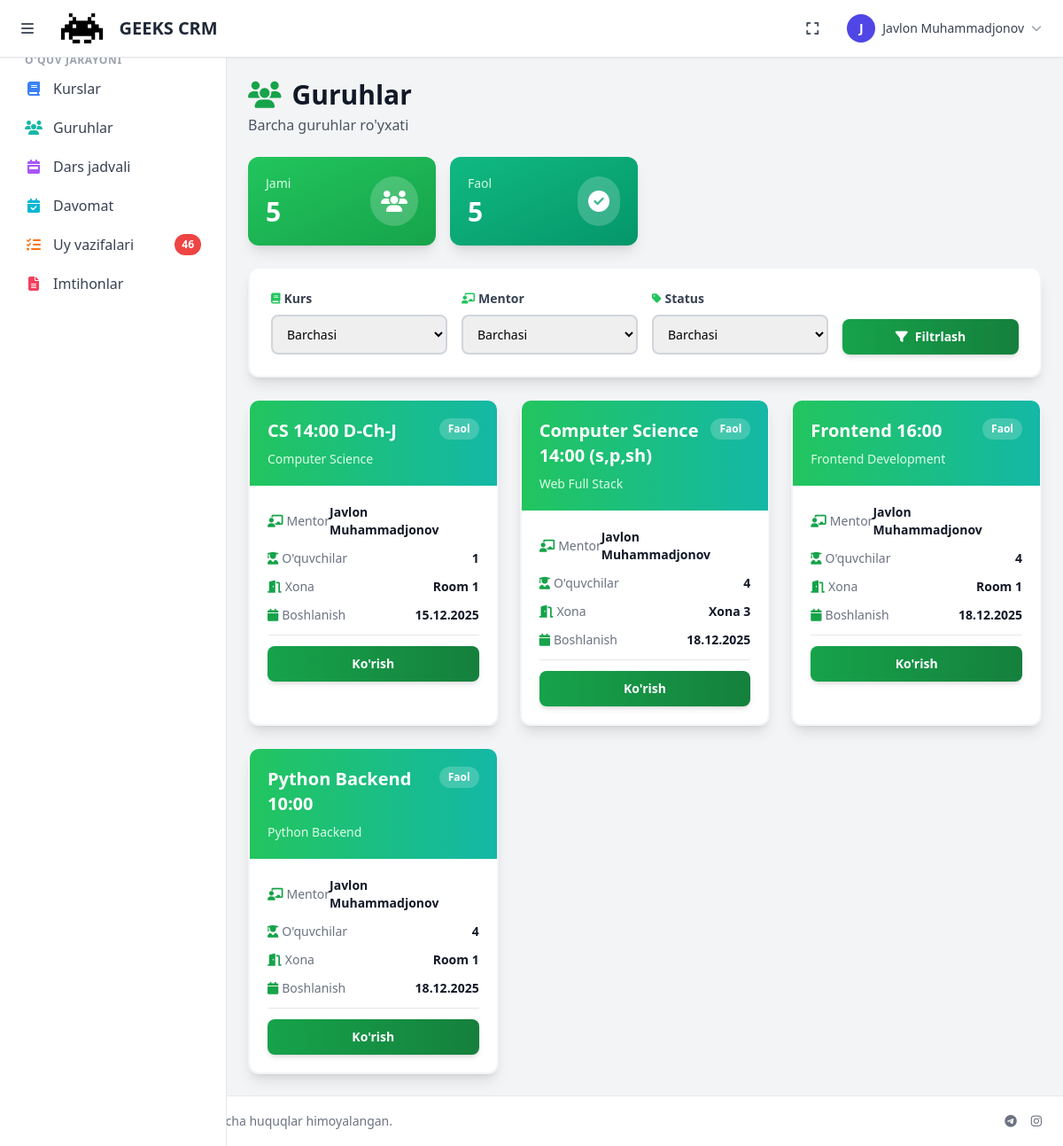
Before: /courses/groups/ (signed in) with the older database file.
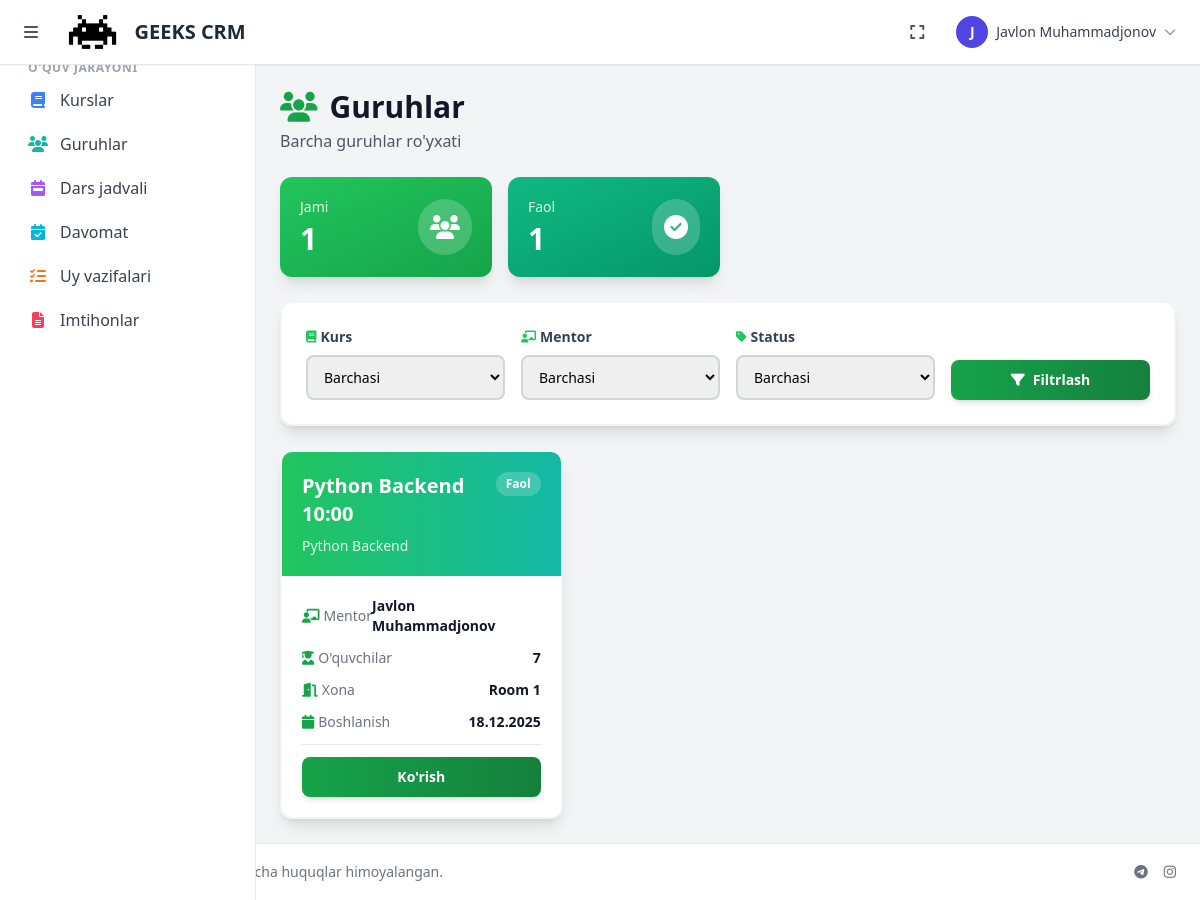
After: the same page with the newer database file.
### courses/models.py (models this page shows, shortened)
class Group(models.Model):
    SCHEDULE_CHOICES = [
        ('odd', 'Toq kunlar'),
        ('even', 'Juft kunlar'),
        ('daily', 'Har kuni'),
    ]
    course = models.ForeignKey(Course, on_delete=models.CASCADE, related_name='groups')
    name = models.CharField(max_length=200)
    mentor = models.ForeignKey(User, on_delete=models.SET_NULL, null=True, blank=True,
                              related_name='mentor_groups', limit_choices_to={'role': 'mentor'})
    room = models.ForeignKey(Room, on_delete=models.SET_NULL, null=True, blank=True, related_name='groups')
    students = models.ManyToManyField(User, related_name='student_groups', blank=True,
                                     limit_choices_to={'role': 'student'})
    schedule_type = models.CharField(max_length=10, choices=SCHEDULE_CHOICES, default='odd')
    start_time = models.TimeField()
    end_time = models.TimeField()
    capacity = models.IntegerField(default=20)
    is_active = models.BooleanField(default=True)
    created_at = models.DateTimeField(auto_now_add=True)
    updated_at = models.DateTimeField(auto_now=True)
    class Meta:
        verbose_name = 'Guruh'
        verbose_name_plural = 'Guruhlar'
        ordering = ['course', 'name']

class Course(models.Model):
    name = models.CharField(max_length=200)
    description = models.TextField(blank=True, null=True)
    branch = models.ForeignKey(Branch, on_delete=models.CASCADE, related_name='courses')
    duration_weeks = models.IntegerField(default=12)  # Haftalar soni
    price = models.DecimalField(max_digits=10, decimal_places=2, default=0.00)
    is_active = models.BooleanField(default=True)
    created_at = models.DateTimeField(auto_now_add=True)
    updated_at = models.DateTimeField(auto_now=True)
    class Meta:
        verbose_name = 'Kurs'
        verbose_name_plural = 'Kurslar'
        ordering = ['name']
        indexes = [
            models.Index(fields=['is_active', 'branch']),
        ]

class Room(models.Model):
    branch = models.ForeignKey(Branch, on_delete=models.CASCADE, related_name='rooms')
    name = models.CharField(max_length=100)
    capacity = models.IntegerField(default=20)
    equipment = models.TextField(blank=True, null=True)  # Uskunalar ro'yxati
    is_active = models.BooleanField(default=True)
    created_at = models.DateTimeField(auto_now_add=True)
    updated_at = models.DateTimeField(auto_now=True)
    class Meta:
        verbose_name = 'Xona'
        verbose_name_plural = 'Xonalar'
        ordering = ['branch', 'name']

### accounts/models.py (models this page shows, shortened)
class User(AbstractUser):
    ROLE_CHOICES = [
        ('admin', 'Administrator'),
        ('manager', 'Menejer'),
        ('mentor', 'Mentor'),
        ('student', "O'quvchi"),
        ('accountant', 'Buxgalter'),
        ('sales', 'Sotuvchi'),
        ('sales_manager', 'Sotuvchilar menejeri'),
    ]
    role = models.CharField(max_length=20, choices=ROLE_CHOICES, default='student', verbose_name='Rol')
    phone = models.CharField(max_length=20, blank=True, null=True, verbose_name='Telefon')
    telegram_id = models.BigIntegerField(blank=True, null=True, unique=True, verbose_name='Telegram ID')
    telegram_username = models.CharField(max_length=100, blank=True, null=True, verbose_name='Telegram username')
    avatar = models.ImageField(upload_to='avatars/', blank=True, null=True, verbose_name='Avatar')
    is_active = models.BooleanField(default=True, verbose_name='Faol')
    created_at = models.DateTimeField(auto_now_add=True, verbose_name='Yaratilgan sana')
    updated_at = models.DateTimeField(auto_now=True, verbose_name='Yangilangan sana')
    class Meta:
        verbose_name = 'Foydalanuvchi'
        verbose_name_plural = 'Foydalanuvchilar'
        ordering = ['-created_at']
        indexes = [
            models.Index(fields=['role', 'is_active']),
            models.Index(fields=['telegram_id']),
            models.Index(fields=['created_at']),
        ]
    def get_full_name(self):
        return f"{self.first_name} {self.last_name}"
    @property
    def is_admin(self):
        return self.role == 'admin' or self.is_superuser
    @property
    def is_manager(self):
        return self.role == 'manager'
    @property
    def is_mentor(self):
        return self.role == 'mentor'
    @property
    def is_student(self):
        return self.role == 'student'

### courses/views.py (the view)
# urls.py: path('groups/', views.GroupListView.as_view(), name='group_list'),
class GroupListView(LoginRequiredMixin, ListView):
    model = Group
    template_name = 'courses/group_list.html'
    context_object_name = 'groups'
    paginate_by = 20
    def get_queryset(self):
        queryset = Group.objects.select_related('course', 'mentor', 'room')
        if self.request.user.is_student:
            queryset = queryset.filter(students=self.request.user)
        elif self.request.user.is_mentor:
            queryset = queryset.filter(mentor=self.request.user)
        course = self.request.GET.get('course')
        if course:
            queryset = queryset.filter(course_id=course)
        mentor = self.request.GET.get('mentor')
        if mentor:
            queryset = queryset.filter(mentor_id=mentor)
        status = self.request.GET.get('status')
        if status == 'active':
            queryset = queryset.filter(is_active=True)
        elif status == 'inactive':
            queryset = queryset.filter(is_active=False)
        else:
            queryset = queryset.filter(is_active=True)
        return queryset.order_by('name')
    def get_context_data(self, **kwargs):
        context = super().get_context_data(**kwargs)
        context['courses'] = Course.objects.filter(is_active=True)
        context['mentors'] = User.objects.filter(role='mentor', is_active=True)
        context['total_groups'] = Group.objects.count()
        context['active_groups'] = Group.objects.filter(is_active=True).count()
        return context

### homework/context_processors.py (called while the page is built)
def homework_notifications(request):
    context = {}
    if request.user.is_authenticated:
        if request.user.is_mentor:
            submitted_count = Homework.objects.filter(
                lesson__group__mentor=request.user,
                is_submitted=True
            ).filter(
                grade__isnull=True
            ).count()
            context['submitted_homeworks_count'] = submitted_count
        elif request.user.is_student:
            pending_count = Homework.objects.filter(
                student=request.user,
                is_submitted=False
            ).count()
            context['pending_homeworks_count'] = pending_count
    return context

### templates/courses/group_list.html (shortened to what the changed rows need)
{% extends 'base.html' %}
{% load static %}
{% block content %}
<div class="space-y-6">
    <div class="flex flex-col sm:flex-row sm:items-center sm:justify-between gap-4">
        <div>
            <h1 class="text-2xl sm:text-3xl font-bold text-gray-900 flex items-center gap-3">
                <i class="fas fa-users text-green-600"></i>
                Guruhlar
            </h1>
        </div>
    </div>
    <div class="grid grid-cols-2 sm:grid-cols-4 gap-4">
        <div class="bg-gradient-to-br from-green-500 to-green-600 rounded-xl shadow-lg p-5 text-white">
            <div class="flex items-center justify-between">
                <div>
                    <p class="text-green-100 text-sm font-medium mb-1">Jami</p>
                    <p class="text-3xl font-bold">{{ total_groups|default:0 }}</p>
                </div>
            </div>
        </div>
        <div class="bg-gradient-to-br from-emerald-500 to-emerald-600 rounded-xl shadow-lg p-5 text-white">
            <div class="flex items-center justify-between">
                <div>
                    <p class="text-emerald-100 text-sm font-medium mb-1">Faol</p>
                    <p class="text-3xl font-bold">{{ active_groups|default:0 }}</p>
                </div>
            </div>
        </div>
    </div>
    {% if groups %}
    <div class="grid grid-cols-1 md:grid-cols-2 lg:grid-cols-3 gap-6">
        {% for group in groups %}
        <div class="bg-white rounded-xl shadow-lg overflow-hidden border-2 border-gray-100 hover:shadow-xl transition transform hover:-translate-y-1">
            <div class="bg-gradient-to-r from-green-500 to-teal-500 p-5 text-white">
                <div class="flex items-start justify-between mb-2">
                    <h3 class="font-bold text-xl">{{ group.name }}</h3>
                    {% if group.is_active %}
                    <span class="bg-white bg-opacity-20 text-white px-2.5 py-1 rounded-full text-xs font-semibold backdrop-blur-sm">Faol</span>
                    {% else %}
                    <span class="bg-gray-500 bg-opacity-50 text-white px-2.5 py-1 rounded-full text-xs font-semibold backdrop-blur-sm">Nofaol</span>
                    {% endif %}
                </div>
                <p class="text-green-100 text-sm">{{ group.course.name }}</p>
            </div>
            <div class="p-5 space-y-3">
                <div class="flex justify-between items-center text-sm">
                    <span class="text-gray-500 flex items-center gap-1">
                        <i class="fas fa-chalkboard-teacher text-green-600"></i>
                        Mentor
                    </span>
                    <span class="font-semibold text-gray-900">{{ group.mentor.get_full_name|default:"-" }}</span>
                </div>
                <div class="flex justify-between items-center text-sm">
                    <span class="text-gray-500 flex items-center gap-1">
                        <i class="fas fa-user-graduate text-green-600"></i>
                        O'quvchilar
                    </span>
                    <span class="font-semibold text-gray-900">{{ group.students.count }}</span>
                </div>
                <div class="flex justify-between items-center text-sm">
                    <span class="text-gray-500 flex items-center gap-1">
                        <i class="fas fa-door-open text-green-600"></i>
                        Xona
                    </span>
                    <span class="font-semibold text-gray-900">{{ group.room.name|default:"-" }}</span>
                </div>
                <div class="flex justify-between items-center text-sm">
                    <span class="text-gray-500 flex items-center gap-1">
                        <i class="fas fa-calendar text-green-600"></i>
                        Boshlanish
                    </span>
                    <span class="font-semibold text-gray-900">{{ group.created_at|date:"d.m.Y"|default:"-" }}</span>
                </div>
                <div class="flex gap-2 pt-3 border-t border-gray-200">
                    <a href="{% url 'courses:group_detail' group.pk %}"
                       class="flex-1 text-center bg-gradient-to-r from-green-600 to-green-700 hover:from-green-700 hover:to-green-800 text-white py-2.5 rounded-lg transition text-sm font-semibold shadow-md hover:shadow-lg">
                        Ko'rish
                    </a>
                </div>
            </div>
        </div>
        {% endfor %}
    </div>
    {% endif %}
</div>
{% endblock %}

### templates/base.html (shortened to what the changed rows need)
{% load static %}
{% load humanize %}
{% load crud_tags %}
<!DOCTYPE html>
<html lang="uz">
<head>
    <script src="https://cdn.tailwindcss.com"></script>
    <link href="https://cdnjs.cloudflare.com/ajax/libs/font-awesome/6.5.1/css/all.min.css" rel="stylesheet">
</head>
<body class="bg-gray-100 min-h-screen flex flex-col">
    <div class="flex flex-1">
        {% if user.is_authenticated %}
        <aside id="sidebar" class="w-64 bg-white border-r border-gray-200 fixed inset-y-0 left-0 z-30 transform -translate-x-full lg:translate-x-0 transition-transform duration-200 pt-16 lg:pt-0">
            <nav class="p-4 space-y-1 overflow-y-auto h-full">
                {% if user.role == 'admin' or user.role == 'manager' or user.role == 'mentor' %}
                <a href="{% url 'homework:homework_list' %}" class="flex items-center gap-3 px-3 py-2 rounded-lg text-gray-700 hover:bg-gray-100 relative">
                    <i class="fas fa-tasks w-5 text-center text-orange-500"></i>
                    <span>Uy vazifalari</span>
                    {% if submitted_homeworks_count and submitted_homeworks_count > 0 %}
                    <span class="ml-auto bg-red-500 text-white text-xs font-bold px-2 py-1 rounded-full">{{ submitted_homeworks_count }}</span>
                    {% endif %}
                </a>
                {% endif %}
            </nav>
        </aside>
        {% endif %}
        <main id="mainContent" class="flex-1 p-4 sm:p-6 transition-all duration-200" style="min-height: 0;">
            {% block content %}{% endblock %}
        </main>
    </div>
</body>
</html>

Changed rows visible on the page:
removed Group: name "CS 14:00 D-Ch-J", is_active "Faol", course.name "Computer Science", mentor.get_full_name "Javlon Muhammadjonov", students.count "1", room.name "Room 1", created_at "15.12.2025"
removed Group: name "Computer Science 14:00 (s,p,sh)", is_active "Faol", course.name "Web Full Stack", mentor.get_full_name "Javlon Muhammadjonov", students.count "4", room.name "Xona 3", created_at "18.12.2025"
removed Group: name "Frontend 16:00", is_active "Faol", course.name "Frontend Development", mentor.get_full_name "Javlon Muhammadjonov", students.count "4", room.name "Room 1", created_at "18.12.2025"
computed for Group "Python Backend 10:00": students.count "4" → "7"
Other visible differences:
{{ total_groups|default:0 }}: "5" → "1"
{{ active_groups|default:0 }}: "5" → "1"
{{ submitted_homeworks_count }}: "46" → (not shown)
